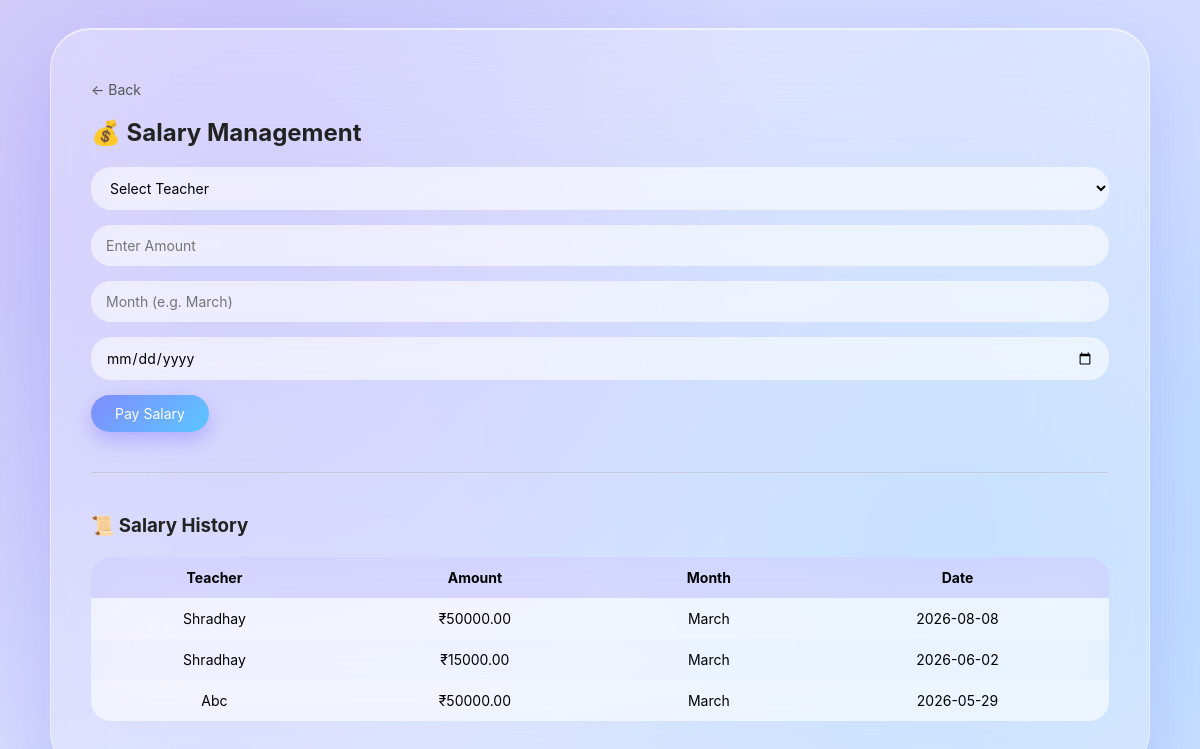
The page /salary.php (signed in) on the database its author committed.
### tables this page shows
CREATE TABLE `salary_payments` (
  `id` int NOT NULL AUTO_INCREMENT,
  `teacher_id` int NOT NULL,
  `amount` decimal(10,2) NOT NULL,
  `payment_date` date NOT NULL,
  `payment_method` varchar(50) DEFAULT NULL,
  `transaction_id` varchar(100) DEFAULT NULL,
  `principal_id` int NOT NULL,
  `month` varchar(20) DEFAULT NULL,
  PRIMARY KEY (`id`)
);

CREATE TABLE `teachers` (
  `id` int NOT NULL AUTO_INCREMENT,
  `principal_id` int NOT NULL,
  `name` varchar(150) NOT NULL,
  `email` varchar(150) NOT NULL,
  `password` varchar(255) NOT NULL,
  `qualification` varchar(150) DEFAULT NULL,
  `salary` decimal(10,2) DEFAULT '0.00',
  `created_at` timestamp NULL DEFAULT CURRENT_TIMESTAMP,
  `address` varchar(255) DEFAULT NULL,
  `identity_number` varchar(100) DEFAULT NULL,
  `is_active` tinyint(1) DEFAULT '1',
  `university_id` int DEFAULT NULL,
  `branch_id` int DEFAULT NULL,
  PRIMARY KEY (`id`),
  UNIQUE KEY `email` (`email`),
  KEY `principal_id` (`principal_id`),
  CONSTRAINT `teachers_ibfk_1` FOREIGN KEY (`principal_id`) REFERENCES `principal` (`id`) ON DELETE CASCADE
);

### salary.php (the view, shortened to what this page needs)
<?php
include("db.php");
$principal_id = $_SESSION['principal_id'];
$history = mysqli_query($conn, "
    SELECT sp.*, t.name
    FROM salary_payments sp
    JOIN teachers t ON sp.teacher_id = t.id
    WHERE t.principal_id='$principal_id'
    ORDER BY sp.payment_date DESC
");
?>
<!DOCTYPE html>
<html>
<head>
<link rel="stylesheet" href="style.css">
</head>
<body>
<div class="glass">
<a href="principal_dashboard.php" class="back">← Back</a>
<h2>💰 Salary Management</h2>
<form method="POST">
<select name="teacher_id" required>
<option value="">Select Teacher</option>
</select>
<input type="number" name="amount" placeholder="Enter Amount" required>
<input type="text" name="month" placeholder="Month (e.g. March)" required>
<input type="date" name="payment_date" required>
<button type="submit" name="pay_salary" class="btn">Pay Salary</button>
</form>
<hr style="margin:40px 0; opacity:0.3;">
<h3>📜 Salary History</h3>
<table>
<tr>
<th>Teacher</th>
<th>Amount</th>
<th>Month</th>
<th>Date</th>
</tr>
<?php while($h = mysqli_fetch_assoc($history)){ ?>
<tr>
<td><?php echo $h['name']; ?></td>
<td>₹<?php echo $h['amount']; ?></td>
<td><?php echo $h['month']; ?></td>
<td><?php echo $h['payment_date']; ?></td>
</tr>
<?php } ?>
</table>
</div>
</body>
</html>

### style.css (style rules this page uses)
* { margin:0; padding:0; box-sizing:border-box; font-family:-apple-system, BlinkMacSystemFont, "Segoe UI", sans-serif; }
body { min-height:100vh; display:flex; justify-content:center; align-items:center; background: radial-gradient(circle at 20% 30%, rgba(170,160,255,0.5), transparent 50%), radial-gradient(circle at 80% 70%, rgba(120,200,255,0.4), transparent 50%), linear-gradient(135deg,#dcd6f7,#cfd9ff,#d7e3ff); padding:20px; }
.glass { width:100%; max-width:1100px; padding:50px 40px; border-radius:40px; background:rgba(255,255,255,0.28); backdrop-filter:blur(50px); -webkit-backdrop-filter:blur(50px); border:1px solid rgba(255,255,255,0.5); box-shadow: 0 30px 60px rgba(120,110,255,0.2), inset 0 1px 0 rgba(255,255,255,0.6); }
h1, h2, h3 { color:#222; margin-bottom:20px; }
.btn { display:inline-block; padding:10px 24px; border-radius:25px; background:linear-gradient(135deg,#7f8cff,#5bc6ff); color:white; text-decoration:none; font-size:14px; border:none; cursor:pointer; transition:0.3s ease; box-shadow:0 8px 20px rgba(120,110,255,0.4); }
.back { display:inline-block; margin-bottom:20px; text-decoration:none; font-size:14px; color:#555; }
input, select { width:100%; padding:12px 15px; margin-bottom:15px; border-radius:20px; border:none; outline:none; background:rgba(255,255,255,0.5); backdrop-filter:blur(20px); font-size:14px; }
table { width:100%; border-collapse:collapse; margin-top:20px; background:rgba(255,255,255,0.4); backdrop-filter:blur(25px); border-radius:20px; overflow:hidden; }
th, td { padding:12px; text-align:center; font-size:14px; }
th { background:rgba(120,110,255,0.2); }
tr:nth-child(even) { background:rgba(255,255,255,0.2); }

### rows shown on the page
salary_payments: teacher.name "Shradhay", amount "50000.00", month "March", payment_date "2026-08-08"
salary_payments: teacher.name "Shradhay", amount "15000.00", month "March", payment_date "2026-06-02"
salary_payments: teacher.name "Abc", amount "50000.00", month "March", payment_date "2026-05-29"
